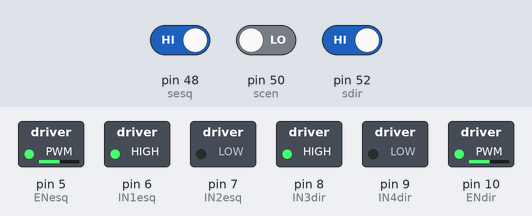
This sketch was run on a simulated Arduino Mega 2560, built with avr-gcc and run on an emulated ATmega2560. Parts: switched loads named in the sketch (green lamp = pin HIGH). The test bench sets the inputs (shaded band); at power-on: pin 48 (sesq) HIGH, pin 50 (scen) LOW, pin 52 (sdir) HIGH.

Above: at 1.2 s.
1.3 s: pin 48 (sesq) driven LOW and pin 50 (scen) driven HIGH
At 2.5 s:
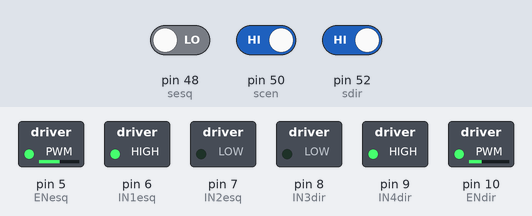
2.8 s: pin 48 (sesq) driven HIGH
At 3.9 s:
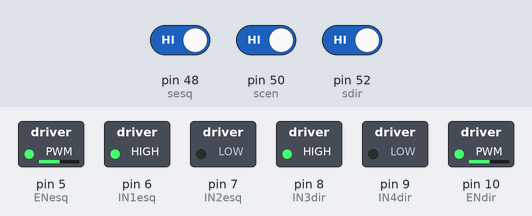
4.3 s: pin 52 (sdir) driven LOW
At 4.9 s:
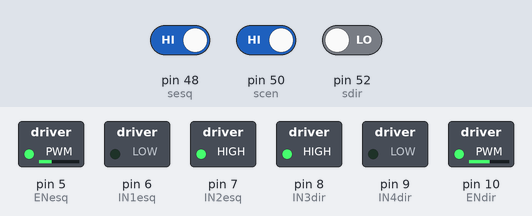
5.8 s: pin 52 (sdir) driven HIGH
At 6.2 s:
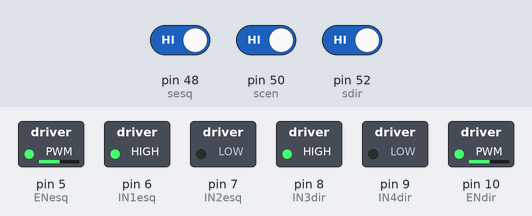
Timing chart, 0 to 8.3 s (numbered marks = the images above; inputs shaded):
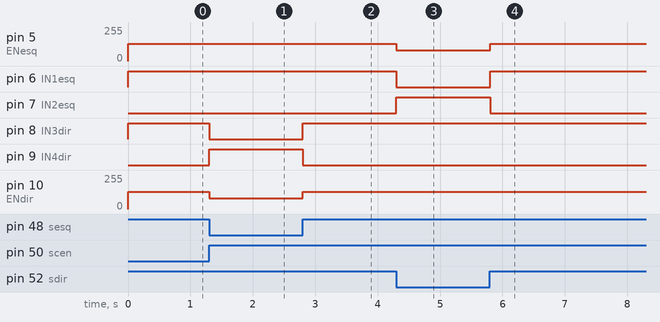

Measured:
- after the input at 1.3 s, pin 8 (IN3dir): HIGH → LOW at once; pin 9 (IN4dir): LOW → HIGH at once; pin 10 (ENdir): 130/255 → 80/255 at once
- after the input at 2.8 s, pin 8 (IN3dir): LOW → HIGH at once; pin 9 (IN4dir): HIGH → LOW at once; pin 10 (ENdir): 80/255 → 130/255 at once
- after the input at 4.3 s, pin 5 (ENesq): 130/255 → 80/255 at once; pin 6 (IN1esq): HIGH → LOW at once; pin 7 (IN2esq): LOW → HIGH at once
- after the input at 5.8 s, pin 5 (ENesq): 80/255 → 130/255 at once; pin 6 (IN1esq): LOW → HIGH at once; pin 7 (IN2esq): HIGH → LOW at once

The sketch:

segue_linha_simples.ino
```cpp
//MOTORES #########
//MOTOR ESquerdo
const int ENesq = 5;
const int IN1esq = 6;
const int IN2esq =7;
int velesq = 130;
//MOTOR Direito
const int ENdir = 10;
const int IN3dir = 8;
const int IN4dir = 9;
int veldir = 130;

//linha #############
const int sesq = 48;
const int scen = 50;
const int sdir = 52;

void setup(){
  Serial.begin(9600);
  //MOTORES
  pinMode(ENesq,OUTPUT);
  pinMode(IN1esq,OUTPUT);
  pinMode(IN2esq,OUTPUT);
  pinMode(ENdir,OUTPUT);
  pinMode(IN3dir,OUTPUT);
  pinMode(IN4dir,OUTPUT);

  //LINHA
  pinMode(sesq,INPUT);
  pinMode(scen,INPUT);
  pinMode(sdir,INPUT);
}


void loop(){

   //Serial.println(digitalRead(sdir));
   //delay(500);
 if(digitalRead(sesq)==0 && digitalRead(sdir)==0 && digitalRead(scen)==1){
  avancar();
 }
 else if(digitalRead(sesq)==1 && digitalRead(scen)==1 && digitalRead(sdir)==0){
  viraresq();
  delay(30);
 }
 else if(digitalRead(sesq)==0 && digitalRead(scen)==1 && digitalRead(sdir)==1){
  virardir();
  delay(30);
 }
 else{
  avancar();
 }

  }


void avancar(){
  analogWrite(ENesq,velesq);
  digitalWrite(IN1esq,HIGH);
  digitalWrite(IN2esq,LOW);
  analogWrite(ENdir,veldir);
  digitalWrite(IN3dir,HIGH);
  digitalWrite(IN4dir,LOW);
}
void parar(){
  digitalWrite(ENesq,LOW);
  digitalWrite(IN1esq,HIGH);
  digitalWrite(IN2esq,HIGH);
  digitalWrite(ENdir,LOW);
  digitalWrite(IN3dir,HIGH);
  digitalWrite(IN4dir,HIGH);
}
void viraresq(){
  analogWrite(ENesq,80);
  digitalWrite(IN1esq,LOW);
  digitalWrite(IN2esq,HIGH);
  analogWrite(ENdir,veldir);
  digitalWrite(IN3dir,HIGH);
  digitalWrite(IN4dir,LOW);
}
void virardir(){
  analogWrite(ENesq,velesq);
  digitalWrite(IN1esq,HIGH);
  digitalWrite(IN2esq,LOW);
  analogWrite(ENdir,80);
  digitalWrite(IN3dir,LOW);
  digitalWrite(IN4dir,HIGH);
}
```
